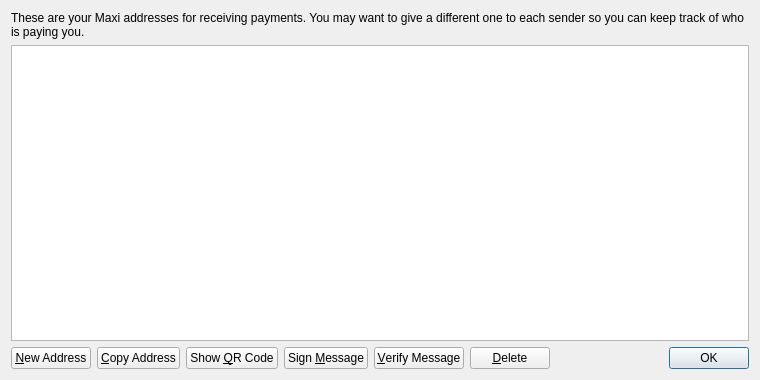
<?xml version="1.0" encoding="UTF-8"?>
<ui version="4.0">
 <class>AddressBookPage</class>
 <widget class="QWidget" name="AddressBookPage">
  <property name="geometry">
   <rect>
    <x>0</x>
    <y>0</y>
    <width>760</width>
    <height>380</height>
   </rect>
  </property>
  <property name="windowTitle">
   <string>Address Book</string>
  </property>
  <layout class="QVBoxLayout" name="verticalLayout">
   <item>
    <widget class="QLabel" name="labelExplanation">
     <property name="text">
      <string>These are your Maxi addresses for receiving payments. You may want to give a different one to each sender so you can keep track of who is paying you.</string>
     </property>
     <property name="textFormat">
      <enum>Qt::PlainText</enum>
     </property>
     <property name="wordWrap">
      <bool>true</bool>
     </property>
    </widget>
   </item>
   <item>
    <widget class="QTableView" name="tableView">
     <property name="contextMenuPolicy">
      <enum>Qt::CustomContextMenu</enum>
     </property>
     <property name="toolTip">
      <string>Double-click to edit address or label</string>
     </property>
     <property name="tabKeyNavigation">
      <bool>false</bool>
     </property>
     <property name="alternatingRowColors">
      <bool>true</bool>
     </property>
     <property name="selectionMode">
      <enum>QAbstractItemView::SingleSelection</enum>
     </property>
     <property name="selectionBehavior">
      <enum>QAbstractItemView::SelectRows</enum>
     </property>
     <property name="sortingEnabled">
      <bool>true</bool>
     </property>
     <attribute name="verticalHeaderVisible">
      <bool>false</bool>
     </attribute>
    </widget>
   </item>
   <item>
    <layout class="QHBoxLayout" name="horizontalLayout">
     <item>
      <widget class="QPushButton" name="newAddressButton">
       <property name="toolTip">
        <string>Create a new address</string>
       </property>
       <property name="text">
        <string>&amp;New Address</string>
       </property>
       <property name="icon">
        <iconset resource="../bitcoin.qrc">
         <normaloff>:/icons/add</normaloff>:/icons/add</iconset>
       </property>
      </widget>
     </item>
     <item>
      <widget class="QPushButton" name="copyToClipboard">
       <property name="toolTip">
        <string>Copy the currently selected address to the system clipboard</string>
       </property>
       <property name="text">
        <string>&amp;Copy Address</string>
       </property>
       <property name="icon">
        <iconset resource="../bitcoin.qrc">
         <normaloff>:/icons/editcopy</normaloff>:/icons/editcopy</iconset>
       </property>
      </widget>
     </item>
     <item>
      <widget class="QPushButton" name="showQRCode">
       <property name="text">
        <string>Show &amp;QR Code</string>
       </property>
       <property name="icon">
        <iconset resource="../bitcoin.qrc">
         <normaloff>:/icons/qrcode</normaloff>:/icons/qrcode</iconset>
       </property>
      </widget>
     </item>
     <item>
      <widget class="QPushButton" name="signMessage">
       <property name="toolTip">
        <string>Sign a message to prove you own a Maxi address</string>
       </property>
       <property name="text">
        <string>Sign &amp;Message</string>
       </property>
       <property name="icon">
        <iconset resource="../bitcoin.qrc">
         <normaloff>:/icons/edit</normaloff>:/icons/edit</iconset>
       </property>
      </widget>
     </item>
     <item>
      <widget class="QPushButton" name="verifyMessage">
       <property name="toolTip">
        <string>Verify a message to ensure it was signed with a specified Maxi address</string>
       </property>
       <property name="text">
        <string>&amp;Verify Message</string>
       </property>
       <property name="icon">
        <iconset resource="../bitcoin.qrc">
         <normaloff>:/icons/transaction_0</normaloff>:/icons/transaction_0</iconset>
       </property>
      </widget>
     </item>
     <item>
      <widget class="QPushButton" name="deleteButton">
       <property name="toolTip">
        <string>Delete the currently selected address from the list</string>
       </property>
       <property name="text">
        <string>&amp;Delete</string>
       </property>
       <property name="icon">
        <iconset resource="../bitcoin.qrc">
         <normaloff>:/icons/remove</normaloff>:/icons/remove</iconset>
       </property>
      </widget>
     </item>
     <item>
      <spacer name="horizontalSpacer">
       <property name="orientation">
        <enum>Qt::Horizontal</enum>
       </property>
       <property name="sizeHint" stdset="0">
        <size>
         <width>40</width>
         <height>20</height>
        </size>
       </property>
      </spacer>
     </item>
     <item>
      <widget class="QDialogButtonBox" name="buttonBox">
       <property name="sizePolicy">
        <sizepolicy hsizetype="Maximum" vsizetype="Fixed">
         <horstretch>0</horstretch>
         <verstretch>0</verstretch>
        </sizepolicy>
       </property>
       <property name="standardButtons">
        <set>QDialogButtonBox::Ok</set>
       </property>
      </widget>
     </item>
    </layout>
   </item>
  </layout>
 </widget>
 <resources>
  <include location="../bitcoin.qrc"/>
 </resources>
 <connections/>
</ui>
